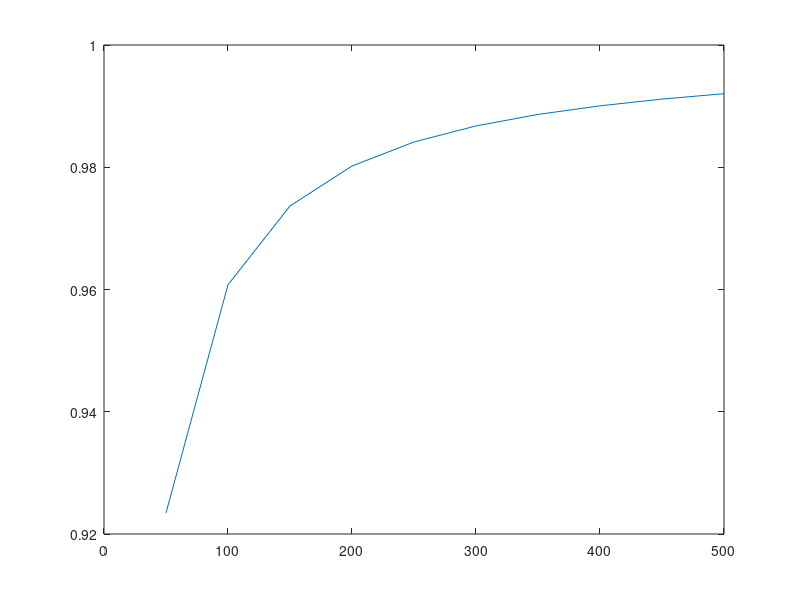

MATLAB code for this plot:
clear;clc;
rng(23,'twister');
Pi = [];
Ns = 50:50:500;
R = 2;
for N = Ns
    a = randn(N,R);
    A = a * a';
    [V,D] = eig(A);
    Vr = V(:,1:N-R);
    P = Vr/(Vr'*Vr)*Vr';
    Pi = [Pi,sum(diag(P).^2)/N];
end
plot(Ns,Pi)